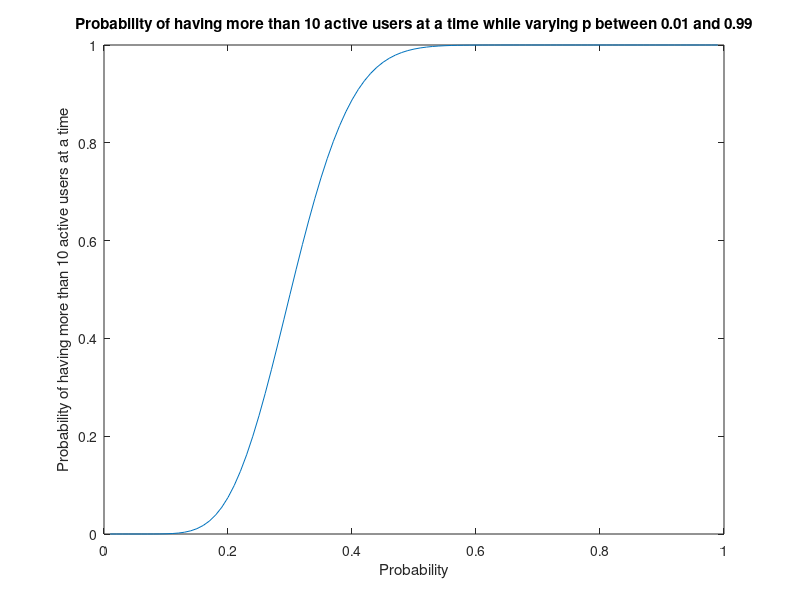

Recreate this plot in MATLAB.
N=35;
p=[0.01:0.01:0.99];
 
for l=[1:length(p)]
    for k=[1:1:11]
        x(k) = nchoosek(N,k-1).*(p(l)^(k-1)).*(1-p(l)).^(N-k+1);
    end
    sum(x);
    Prob1(l)= 1-sum(x);
end
 
plot(p,Prob1)
xlabel('Probability') 
ylabel('Probability of having more than 10 active users at a time')
title ('Probability of having more than 10 active users at a time while varying p between 0.01 and 0.99')
